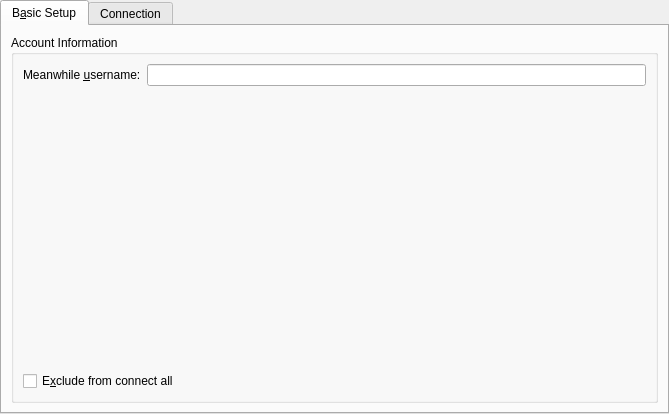
<ui version="4.0" >
 <class>MeanwhileEditAccount</class>
 <widget class="QWidget" name="MeanwhileEditAccount" >
  <property name="geometry" >
   <rect>
    <x>0</x>
    <y>0</y>
    <width>669</width>
    <height>414</height>
   </rect>
  </property>
  <property name="sizePolicy" >
   <sizepolicy vsizetype="Minimum" hsizetype="Expanding" >
    <horstretch>0</horstretch>
    <verstretch>0</verstretch>
   </sizepolicy>
  </property>
  <property name="windowTitle" >
   <string>Edit Meanwhile Account</string>
  </property>
  <layout class="QVBoxLayout" >
   <property name="spacing" >
    <number>6</number>
   </property>
   <property name="margin" >
    <number>0</number>
   </property>
   <item>
    <widget class="QTabWidget" name="tabWidget11" >
     <property name="currentIndex" >
      <number>0</number>
     </property>
     <widget class="QWidget" name="tab" >
      <attribute name="title" >
       <string>B&amp;asic Setup</string>
      </attribute>
      <layout class="QVBoxLayout" >
       <item>
        <widget class="QGroupBox" name="groupBox53" >
         <property name="title" >
          <string>Account Information</string>
         </property>
         <layout class="QVBoxLayout" >
          <item>
           <layout class="QHBoxLayout" >
            <item>
             <widget class="QLabel" name="label1" >
              <property name="toolTip" >
               <string>Your Sametime user ID</string>
              </property>
              <property name="whatsThis" >
               <string>Your Sametime user ID</string>
              </property>
              <property name="text" >
               <string>Meanwhile &amp;username:</string>
              </property>
              <property name="wordWrap" >
               <bool>false</bool>
              </property>
              <property name="buddy" >
               <cstring>mScreenName</cstring>
              </property>
             </widget>
            </item>
            <item>
             <widget class="QLineEdit" name="mScreenName" >
              <property name="toolTip" >
               <string>Your Sametime user ID</string>
              </property>
              <property name="whatsThis" >
               <string>Your Sametime user ID</string>
              </property>
             </widget>
            </item>
           </layout>
          </item>
          <item>
           <widget class="Kopete::UI::PasswordWidget" native="1" name="mPasswordWidget" />
          </item>
          <item>
           <widget class="QCheckBox" name="mAutoConnect" >
            <property name="whatsThis" >
             <string>Check to disable automatic connection.  If checked, you can connect manually to this account, using the icon at the bottom of the main Kopete window</string>
            </property>
            <property name="text" >
             <string>E&amp;xclude from connect all</string>
            </property>
           </widget>
          </item>
         </layout>
        </widget>
       </item>
      </layout>
     </widget>
     <widget class="QWidget" name="tab" >
      <attribute name="title" >
       <string>Connection</string>
      </attribute>
      <layout class="QVBoxLayout" >
       <item>
        <widget class="QGroupBox" name="groupBox54" >
         <property name="sizePolicy" >
          <sizepolicy vsizetype="Minimum" hsizetype="Expanding" >
           <horstretch>0</horstretch>
           <verstretch>0</verstretch>
          </sizepolicy>
         </property>
         <property name="title" >
          <string>Connection Preferences</string>
         </property>
         <layout class="QVBoxLayout" name="verticalLayout_3" >
          <item>
           <layout class="QHBoxLayout" >
            <item>
             <layout class="QHBoxLayout" >
              <item>
               <widget class="QLabel" name="lblServer" >
                <property name="toolTip" >
                 <string>The IP address or hostname of the Sametime server you wish to connect to.</string>
                </property>
                <property name="whatsThis" >
                 <string>The IP address or hostname of the Sametime server you wish to connect to.</string>
                </property>
                <property name="text" >
                 <string>Ser&amp;ver:</string>
                </property>
                <property name="wordWrap" >
                 <bool>false</bool>
                </property>
                <property name="buddy" >
                 <cstring>mServerName</cstring>
                </property>
               </widget>
              </item>
              <item>
               <widget class="QLineEdit" name="mServerName" >
                <property name="toolTip" >
                 <string>The IP address or hostname of the Sametime server you wish to connect to.</string>
                </property>
                <property name="whatsThis" >
                 <string>The IP address or hostname of the Sametime server you wish to connect to.</string>
                </property>
               </widget>
              </item>
             </layout>
            </item>
            <item>
             <layout class="QHBoxLayout" >
              <item>
               <widget class="QLabel" name="lblPort" >
                <property name="toolTip" >
                 <string>The port on the Sametime server that you would like to connect to.</string>
                </property>
                <property name="whatsThis" >
                 <string>The port on the Sametime server that you would like to connect to.  Usually this is 1533.</string>
                </property>
                <property name="text" >
                 <string>Po&amp;rt:</string>
                </property>
                <property name="wordWrap" >
                 <bool>false</bool>
                </property>
                <property name="buddy" >
                 <cstring>mServerPort</cstring>
                </property>
               </widget>
              </item>
              <item>
               <widget class="QSpinBox" name="mServerPort" >
                <property name="toolTip" >
                 <string>The port on the Sametime server that you would like to connect to.</string>
                </property>
                <property name="whatsThis" >
                 <string>The port on the Sametime server that you would like to connect to.  Usually this is 1533.</string>
                </property>
                <property name="minimum" >
                 <number>1</number>
                </property>
                <property name="maximum" >
                 <number>65534</number>
                </property>
                <property name="value" >
                 <number>1533</number>
                </property>
               </widget>
              </item>
             </layout>
            </item>
           </layout>
          </item>
         </layout>
         <zorder></zorder>
        </widget>
       </item>
       <item>
        <widget class="QGroupBox" name="groupBox5" >
         <property name="sizePolicy" >
          <sizepolicy vsizetype="Minimum" hsizetype="Expanding" >
           <horstretch>0</horstretch>
           <verstretch>0</verstretch>
          </sizepolicy>
         </property>
         <property name="title" >
          <string>Client Identifier</string>
         </property>
         <layout class="QVBoxLayout" name="_2" >
          <item>
           <widget class="QCheckBox" name="chkCustomClientID" >
            <property name="sizePolicy" >
             <sizepolicy vsizetype="Fixed" hsizetype="Expanding" >
              <horstretch>0</horstretch>
              <verstretch>0</verstretch>
             </sizepolicy>
            </property>
            <property name="text" >
             <string>Use custom client identifier</string>
            </property>
           </widget>
          </item>
          <item>
           <layout class="QGridLayout" name="_3" >
            <item row="0" column="1" >
             <widget class="QComboBox" name="mClientID" >
              <property name="enabled" >
               <bool>false</bool>
              </property>
             </widget>
            </item>
            <item row="0" column="0" >
             <widget class="QLabel" name="lblClientIdentifier" >
              <property name="enabled" >
               <bool>false</bool>
              </property>
              <property name="text" >
               <string>Client identifier:</string>
              </property>
              <property name="wordWrap" >
               <bool>false</bool>
              </property>
              <property name="buddy" >
               <cstring>mClientID</cstring>
              </property>
             </widget>
            </item>
            <item row="1" column="1" >
             <layout class="QHBoxLayout" name="_4" >
              <item>
               <widget class="QSpinBox" name="mClientVersionMajor" >
                <property name="enabled" >
                 <bool>false</bool>
                </property>
                <property name="maximum" >
                 <number>65535</number>
                </property>
               </widget>
              </item>
              <item>
               <widget class="QLabel" name="lblVersionSeparator" >
                <property name="enabled" >
                 <bool>false</bool>
                </property>
                <property name="text" >
                 <string>.</string>
                </property>
                <property name="alignment" >
                 <set>Qt::AlignCenter</set>
                </property>
                <property name="wordWrap" >
                 <bool>false</bool>
                </property>
               </widget>
              </item>
              <item>
               <widget class="QSpinBox" name="mClientVersionMinor" >
                <property name="enabled" >
                 <bool>false</bool>
                </property>
                <property name="maximum" >
                 <number>65535</number>
                </property>
               </widget>
              </item>
             </layout>
            </item>
            <item row="1" column="0" >
             <widget class="QLabel" name="lblClientVersion" >
              <property name="enabled" >
               <bool>false</bool>
              </property>
              <property name="text" >
               <string>Client version (major.minor):</string>
              </property>
              <property name="wordWrap" >
               <bool>false</bool>
              </property>
              <property name="buddy" >
               <cstring>mClientVersionMajor</cstring>
              </property>
             </widget>
            </item>
           </layout>
          </item>
         </layout>
        </widget>
       </item>
       <item>
        <widget class="QPushButton" name="btnServerDefaults" >
         <property name="sizePolicy" >
          <sizepolicy vsizetype="Preferred" hsizetype="Expanding" >
           <horstretch>0</horstretch>
           <verstretch>0</verstretch>
          </sizepolicy>
         </property>
         <property name="toolTip" >
          <string>Restore the server and port values to their defaults.</string>
         </property>
         <property name="whatsThis" >
          <string>Restore the server and port values to their defaults.</string>
         </property>
         <property name="text" >
          <string>Restore &amp;Defaults</string>
         </property>
        </widget>
       </item>
       <item>
        <spacer name="verticalSpacer" >
         <property name="orientation" >
          <enum>Qt::Vertical</enum>
         </property>
         <property name="sizeHint" stdset="0" >
          <size>
           <width>20</width>
           <height>40</height>
          </size>
         </property>
        </spacer>
       </item>
      </layout>
     </widget>
    </widget>
   </item>
  </layout>
 </widget>
 <customwidgets>
  <customwidget>
   <class>Kopete::UI::PasswordWidget</class>
   <extends>QWidget</extends>
   <header>kopetepasswordwidget.h</header>
  </customwidget>
 </customwidgets>
 <tabstops>
  <tabstop>mScreenName</tabstop>
 </tabstops>
 <resources/>
 <connections>
  <connection>
   <sender>chkCustomClientID</sender>
   <signal>toggled(bool)</signal>
   <receiver>mClientID</receiver>
   <slot>setEnabled(bool)</slot>
   <hints>
    <hint type="sourcelabel" >
     <x>319</x>
     <y>139</y>
    </hint>
    <hint type="destinationlabel" >
     <x>471</x>
     <y>167</y>
    </hint>
   </hints>
  </connection>
  <connection>
   <sender>chkCustomClientID</sender>
   <signal>toggled(bool)</signal>
   <receiver>mClientVersionMajor</receiver>
   <slot>setEnabled(bool)</slot>
   <hints>
    <hint type="sourcelabel" >
     <x>319</x>
     <y>139</y>
    </hint>
    <hint type="destinationlabel" >
     <x>371</x>
     <y>197</y>
    </hint>
   </hints>
  </connection>
  <connection>
   <sender>chkCustomClientID</sender>
   <signal>toggled(bool)</signal>
   <receiver>mClientVersionMinor</receiver>
   <slot>setEnabled(bool)</slot>
   <hints>
    <hint type="sourcelabel" >
     <x>319</x>
     <y>139</y>
    </hint>
    <hint type="destinationlabel" >
     <x>572</x>
     <y>197</y>
    </hint>
   </hints>
  </connection>
  <connection>
   <sender>chkCustomClientID</sender>
   <signal>toggled(bool)</signal>
   <receiver>lblClientIdentifier</receiver>
   <slot>setEnabled(bool)</slot>
   <hints>
    <hint type="sourcelabel" >
     <x>319</x>
     <y>139</y>
    </hint>
    <hint type="destinationlabel" >
     <x>167</x>
     <y>167</y>
    </hint>
   </hints>
  </connection>
  <connection>
   <sender>chkCustomClientID</sender>
   <signal>toggled(bool)</signal>
   <receiver>lblClientVersion</receiver>
   <slot>setEnabled(bool)</slot>
   <hints>
    <hint type="sourcelabel" >
     <x>319</x>
     <y>139</y>
    </hint>
    <hint type="destinationlabel" >
     <x>167</x>
     <y>197</y>
    </hint>
   </hints>
  </connection>
  <connection>
   <sender>chkCustomClientID</sender>
   <signal>toggled(bool)</signal>
   <receiver>lblVersionSeparator</receiver>
   <slot>setEnabled(bool)</slot>
   <hints>
    <hint type="sourcelabel" >
     <x>319</x>
     <y>139</y>
    </hint>
    <hint type="destinationlabel" >
     <x>471</x>
     <y>197</y>
    </hint>
   </hints>
  </connection>
 </connections>
</ui>
